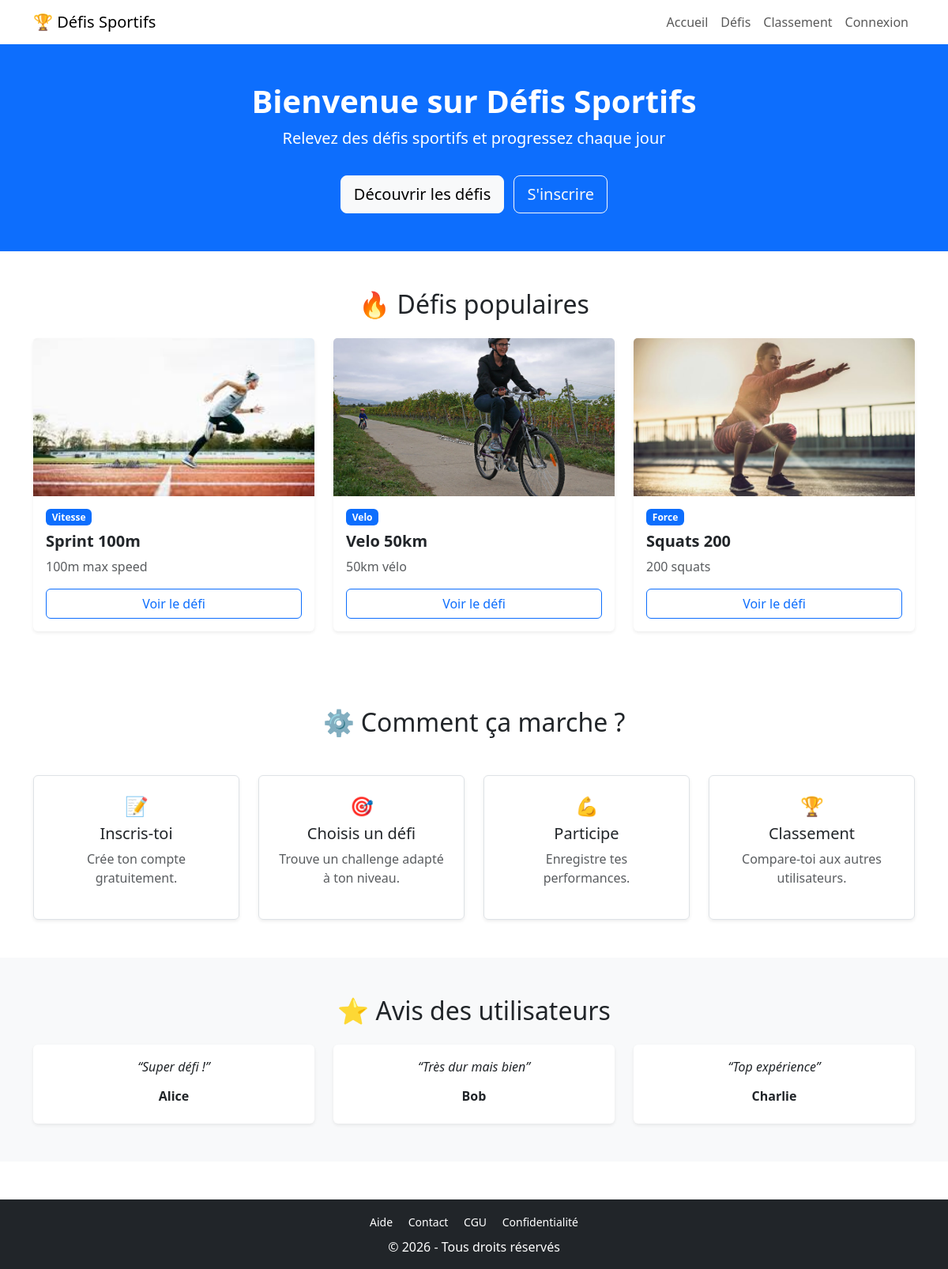
The page / on the database its author committed.
### tables this page shows
CREATE TABLE homepage (
    id INT AUTO_INCREMENT PRIMARY KEY,
    hero_title VARCHAR(255),
    hero_text TEXT,
    content TEXT,
    created_at TIMESTAMP DEFAULT CURRENT_TIMESTAMP,
    updated_at TIMESTAMP DEFAULT CURRENT_TIMESTAMP ON UPDATE CURRENT_TIMESTAMP
);

CREATE TABLE challenges (
    id INT AUTO_INCREMENT PRIMARY KEY,
    title VARCHAR(100) NOT NULL,
    category VARCHAR(100),
    description TEXT,
    rules TEXT,
    start_date DATE,
    end_date DATE,
    level VARCHAR(50),
    duration VARCHAR(20),
    image VARCHAR(255),
    created_at TIMESTAMP DEFAULT CURRENT_TIMESTAMP
);

CREATE TABLE comments (
    id INT AUTO_INCREMENT PRIMARY KEY,
    user_id INT,
    challenge_id INT,
    content TEXT,
    created_at TIMESTAMP DEFAULT CURRENT_TIMESTAMP,
    FOREIGN KEY (user_id) REFERENCES users(id) ON DELETE CASCADE,
    FOREIGN KEY (challenge_id) REFERENCES challenges(id) ON DELETE CASCADE
);

CREATE TABLE users (
    id INT AUTO_INCREMENT PRIMARY KEY,
    name VARCHAR(50) NOT NULL,
    email VARCHAR(100) NOT NULL UNIQUE,
    password VARCHAR(255) NOT NULL,
    role ENUM('user','admin') DEFAULT 'user',
    created_at TIMESTAMP DEFAULT CURRENT_TIMESTAMP
);

### index.php (the view, shortened to what this page needs)
<?php
include("includes/header.php");
$sql = "SELECT * FROM challenges ORDER BY start_date DESC LIMIT 3";
$stmt = $pdo->query($sql);
$challenges = $stmt->fetchAll();
$sqlComments = "
    SELECT comments.content, users.name
    FROM comments
    JOIN users ON comments.user_id = users.id
    ORDER BY comments.created_at DESC
    LIMIT 3
";
$stmtComments = $pdo->query($sqlComments);
$comments = $stmtComments->fetchAll();
$stmt = $pdo->query("SELECT * FROM homepage LIMIT 1");
$home = $stmt->fetch();
?>
<header class="bg-primary text-white text-center py-5 mb-5">
    <div class="container">
        <h1 class="fw-bold">
            <?= $home['hero_title'] ?? 'Rejoins des défis sportifs 🔥' ?>
        </h1>
        <p class="lead">
            <?= $home['hero_text'] ?? 'Teste tes limites, progresse et compare-toi aux autres !' ?>
        </p>
        <a href="defis.php" class="btn btn-light btn-lg mt-3 me-2">
            Découvrir les défis
        </a>
        <?php if (!isset($_SESSION['user_id'])): ?>
            <a href="register.php" class="btn btn-outline-light btn-lg mt-3">
                S'inscrire
            </a>
        <?php endif; ?>
    </div>
</header>
<div class="container mb-5">
    <h2 class="text-center mb-4">🔥 Défis populaires</h2>
    <?php if (count($challenges) > 0): ?>
        <div class="row row-cols-1 row-cols-md-3 g-4">
            <?php foreach ($challenges as $challenge): ?>
                <div class="col">
                    <div class="card h-100 border-0 shadow-sm">
                        <?php if (!empty($challenge['image'])): ?>
                            <img src="uploads/<?= $challenge['image'] ?>"
                                class="card-img-top"
                                style="height:200px; object-fit:cover;">
                        <?php endif; ?>
                        <div class="card-body d-flex flex-column">
                            <span class="badge bg-primary mb-2 align-self-start">
                                <?= htmlspecialchars($challenge['category']) ?>
                            </span>
                            <h5 class="card-title fw-bold">
                                <?= htmlspecialchars($challenge['title']) ?>
                            </h5>
                            <p class="card-text text-muted flex-grow-1">
                                <?= htmlspecialchars($challenge['description']) ?>
                            </p>
                            <a href="pages/challenge_details.php?id=<?= $challenge['id'] ?>"
                               class="btn btn-outline-primary mt-auto w-100">
                                Voir le défi
                            </a>
                        </div>
                    </div>
                </div>
            <?php endforeach; ?>
        </div>
    <?php else: ?>
        <div class="text-center text-muted">
            Pas de défis disponibles
        </div>
    <?php endif; ?>
</div>
<div class="container py-5">
    <h2 class="text-center mb-5">⚙️ Comment ça marche ?</h2>
    <div class="row text-center g-4">
        <div class="col-md-3">
            <div class="p-4 border rounded shadow-sm h-100">
                <h4>📝</h4>
                <h5>Inscris-toi</h5>
                <p class="text-muted">Crée ton compte gratuitement.</p>
            </div>
        </div>
        <div class="col-md-3">
            <div class="p-4 border rounded shadow-sm h-100">
                <h4>🎯</h4>
                <h5>Choisis un défi</h5>
                <p class="text-muted">Trouve un challenge adapté à ton niveau.</p>
            </div>
        </div>
        <div class="col-md-3">
            <div class="p-4 border rounded shadow-sm h-100">
                <h4>💪</h4>
                <h5>Participe</h5>
                <p class="text-muted">Enregistre tes performances.</p>
            </div>
        </div>
        <div class="col-md-3">
            <div class="p-4 border rounded shadow-sm h-100">
                <h4>🏆</h4>
                <h5>Classement</h5>
                <p class="text-muted">Compare-toi aux autres utilisateurs.</p>
            </div>
        </div>
    </div>
</div>
<div class="bg-light py-5">
    <div class="container">
        <h2 class="text-center mb-4">⭐ Avis des utilisateurs</h2>
        <div class="row g-4">
            <?php if (!empty($comments)): ?>
                <?php foreach ($comments as $comment): ?>
                    <div class="col-md-4">
                        <div class="card h-100 shadow-sm border-0">
                            <div class="card-body text-center">
                                <p class="card-text fst-italic">
                                    “<?= htmlspecialchars($comment['content']) ?>”
                                </p>
                                <h6 class="mt-3 fw-bold">
                                    <?= htmlspecialchars($comment['name']) ?>
                                </h6>
                            </div>
                        </div>
                    </div>
                <?php endforeach; ?>
            <?php else: ?>
                <p class="text-center">Aucun avis pour le moment.</p>
            <?php endif; ?>
        </div>
    </div>
</div>
<?php include("includes/footer.php"); ?>

### includes/header.php (shortened to what this page needs)
<!DOCTYPE html>
<html lang="fr">
<head>
    <link href="https://cdn.jsdelivr.net/npm/bootstrap@5.3.0/dist/css/bootstrap.min.css" rel="stylesheet">
</head>
<body class="d-flex flex-column min-vh-100">
<nav class="navbar navbar-expand-lg custom-navbar" data-bs-theme="light">
    <div class="container">
        <a class="navbar-brand">🏆 Défis Sportifs</a>
        <div class="collapse navbar-collapse" id="menu">
            <ul class="navbar-nav ms-auto">
    <li class="nav-item">
        <a class="nav-link" href="<?= BASE_URL ?>index.php">Accueil</a>
    </li>
    <li class="nav-item">
        <a class="nav-link" href="<?= BASE_URL ?>defis.php">Défis</a>
    </li>
    <li class="nav-item">
        <a class="nav-link" href="<?= BASE_URL ?>classement.php">Classement</a>
    </li>
    <?php if (!empty($_SESSION['user_id'])): ?>
        <li class="nav-item">
            <a class="nav-link" href="<?php echo BASE_URL; ?>pages/profil.php">Mon profil</a>
        </li>
        <li class="nav-item">
            <a class="nav-link" href="/ProjetWeb2526/actions/logout.php">Déconnexion</a>
        </li>
    <?php else: ?>
        <li class="nav-item">
            <a class="nav-link" href="<?= BASE_URL ?>login.php">Connexion</a>
        </li>
    <?php endif; ?>
</ul>
        </div>
    </div>
</nav>

### includes/footer.php (shortened to what this page needs)
<footer class="bg-dark text-white text-center py-3 mt-5">
    <div class="container">
        <small>
            <a href="/ProjetWeb2526/pages/aide.php" class="text-white text-decoration-none me-3">Aide</a>
            <a href="/ProjetWeb2526/pages/contact.php" class="text-white text-decoration-none me-3">Contact</a>
            <a href="/ProjetWeb2526/pages/cgu.php" class="text-white text-decoration-none me-3">CGU</a>
            <a href="/ProjetWeb2526/pages/confidentialite.php" class="text-white text-decoration-none">Confidentialité</a>
        </small>
        <p class="mt-2 mb-0">© 2026 - Tous droits réservés</p>
    </div>
</footer>
</body>
</html>

### rows shown on the page
homepage: hero_title "Bienvenue sur Défis Sportifs", hero_text "Relevez des défis sportifs et progressez chaque jour"
challenges: image (picture), category "Vitesse", title "Sprint 100m", description "100m max speed"
challenges: image (picture), category "Velo", title "Velo 50km", description "50km vélo"
challenges: image (picture), category "Force", title "Squats 200", description "200 squats"
comments: content "Super défi !", user.name "Alice"
comments: content "Très dur mais bien", user.name "Bob"
comments: content "Top expérience", user.name "Charlie"
